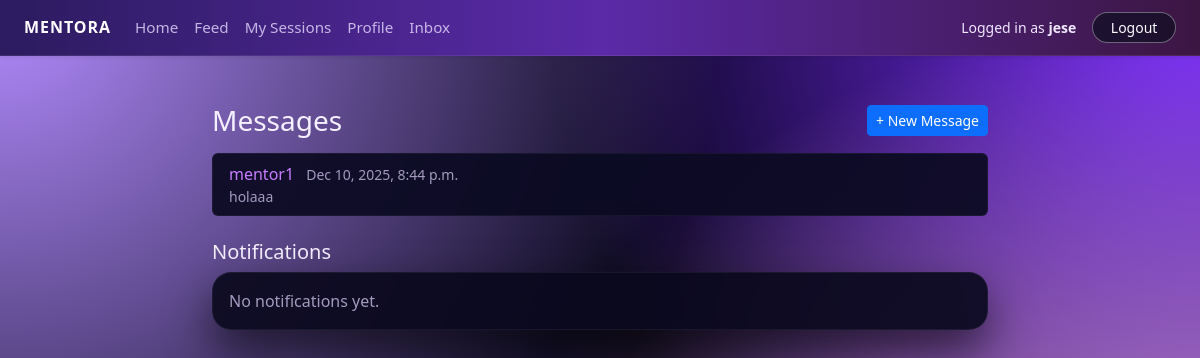
The page /inbox/ (signed in) on the database its author committed.
### core/models.py (models this page shows, shortened)
class Message(models.Model):
    sender = models.ForeignKey(
        Profile,
        on_delete=models.CASCADE,
        related_name="messages_sent",
    )
    recipient = models.ForeignKey(
        Profile,
        on_delete=models.CASCADE,
        related_name="messages_received",
    )
    content = models.TextField()
    sent_at = models.DateTimeField(auto_now_add=True)
    is_read = models.BooleanField(default=False)

class Profile(models.Model):
    ROLE_CHOICES = [
        ("MENTOR", "Mentor"),
        ("MENTEE", "Mentee"),
    ]
    user = models.OneToOneField(
        settings.AUTH_USER_MODEL,
        on_delete=models.CASCADE,
        related_name="profile",
    )
    role = models.CharField(max_length=10, choices=ROLE_CHOICES)
    public_id = models.CharField(
        max_length=10,
        unique=True,
        editable=False,
        blank=True,
        null=True,
    )
    bio = models.TextField(blank=True)
    skills = models.CharField(
        max_length=255,
        blank=True,
        help_text="Comma-separated skills, e.g. Python, Data Science, Resume Review",
    )
    hourly_rate = models.DecimalField(
        max_digits=6,
        decimal_places=2,
        null=True,
        blank=True,
        help_text="Only for mentors",
    )
    photo = models.ImageField(
        upload_to="profiles/",
        blank=True,
        null=True,
    )

### core/views.py (the view, shortened to what this page needs)
# urls.py: path("inbox/", views.inbox, name="inbox"),
@login_required
def inbox(request):
    profile = request.user.profile
    all_msgs = (
        Message.objects.filter(
            Q(sender=profile) | Q(recipient=profile)
        )
        .select_related("sender__user", "recipient__user")
        .order_by("-sent_at")
    )
    threads = []
    seen_partner_ids = set()
    for msg in all_msgs:
        other = msg.recipient if msg.sender == profile else msg.sender
        if other.id in seen_partner_ids:
            continue
        seen_partner_ids.add(other.id)
        msg.other = other
        threads.append(msg)
    if profile.role == "MENTEE":
        contacts = (
            Profile.objects
            .filter(
                id__in=Follow.objects.filter(follower=profile)
                                      .values_list("mentor_id", flat=True)
            )
            .select_related("user")
        )
    notifications = (
        Notification.objects
        .filter(recipient=profile)
        .order_by("-created_at")[:20]
    )
    unread_count = Notification.objects.filter(recipient=profile, is_read=False).count()
    return render(
        request,
        "core/inbox.html",
        {
            "threads": threads,   # <- use threads instead of raw messages
            "contacts": contacts,
        },
    )

### templates/core/inbox.html (shortened to what this page needs)
{% extends "base.html" %}
{% block content %}
<div class="container mt-4" style="max-width: 800px;">
  <div class="d-flex justify-content-between align-items-center mb-3">
    <h1 class="h3 mb-0">Messages</h1>
    {% if contacts %}
      <button class="btn btn-primary btn-sm"
              type="button"
              data-bs-toggle="collapse"
              data-bs-target="#newMessageCollapse"
              aria-expanded="false"
              aria-controls="newMessageCollapse">
        + New Message
      </button>
    {% endif %}
  </div>
  {% if threads %}
    <ul class="list-group mb-4">
      {% for t in threads %}
        <li class="list-group-item">
          <a href="{% url 'conversation' t.other.id %}">
            {{ t.other.user.username }}
          </a>
          <span class="text-muted small ms-2">
            {{ t.sent_at|date:"M d, Y, g:i a" }}
          </span>
          <div class="small text-muted">
            {{ t.content|truncatechars:80 }}
          </div>
        </li>
      {% endfor %}
    </ul>
  {% else %}
    <p class="mb-4">No messages yet.</p>
  {% endif %}
  <div class="mt-2">
    <div class="d-flex justify-content-between align-items-center mb-2">
      <h5 class="mb-0">Notifications</h5>
    </div>
    <div class="card">
      <div class="card-body p-0">
        {% if notifications %}
          <ul class="list-group list-group-flush">
            {% for n in notifications %}
              <li class="list-group-item">
                <div class="d-flex justify-content-between">
                  <div>
                    <div class="fw-semibold">
                      {% if n.link %}
                        <a href="{{ n.link }}" class="text-decoration-none">
                          {{ n.title }}
                        </a>
                      {% else %}
                        {{ n.title }}
                      {% endif %}
                      {% if not n.is_read %}
                        <span class="badge bg-success ms-2">new</span>
                      {% endif %}
                    </div>
                    <div class="small text-muted">
                      {{ n.message }}
                    </div>
                  </div>
                  <div class="small text-muted ms-3 text-end" style="white-space:nowrap;">
                    {{ n.created_at|date:"M d, Y g:i a" }}
                  </div>
                </div>
              </li>
            {% endfor %}
          </ul>
        {% else %}
          <div class="p-3 text-muted">
            No notifications yet.
          </div>
        {% endif %}
      </div>
    </div>
  </div>
</div>
{% endblock %}

### templates/base.html (shortened to what this page needs)
{% load static %}
<!DOCTYPE html>
<html lang="en">
<head>
    <link
      href="https://cdn.jsdelivr.net/npm/bootstrap@5.3.3/dist/css/bootstrap.min.css"
      rel="stylesheet">
    <link rel="stylesheet" href="{% static 'core/styles.css' %}">
</head>
<body class="mentora-body">
<header>
  <nav class="navbar navbar-expand-lg mentora-nav shadow-sm">
    <div class="container-fluid px-4">
      <a class="navbar-brand mentora-brand" href="{% url 'home' %}">
        Mentora
      </a>
      <div class="collapse navbar-collapse" id="mainNavbar">
        {% if user.is_authenticated %}
          <ul class="navbar-nav me-auto mb-2 mb-lg-0">
            <li class="nav-item">
              <a href="{% url 'dashboard' %}" class="nav-link">Home</a>
            </li>
            <li class="nav-item">
              <a href="{% url 'feed' %}" class="nav-link">Feed</a>
            </li>
            <li class="nav-item">
              <a href="{% url 'my_sessions' %}" class="nav-link">My Sessions</a>
            </li>
            <li class="nav-item">
              <a href="{% url 'profile' %}" class="nav-link">Profile</a>
            </li>
            <li class="nav-item">
              <a href="{% url 'inbox' %}" class="nav-link">Inbox</a>
            </li>
          </ul>
          <div class="d-flex align-items-center ms-auto gap-3">
            <span class="mentora-user-label small">
              Logged in as <strong>{{ user.username }}</strong>
            </span>
            <a href="{% url 'logout_custom' %}" class="btn btn-sm mentora-btn-ghost">
              Logout
            </a>
          </div>
        {% endif %}
      </div>
    </div>
  </nav>
</header>
<main class="mentora-main py-4">
  {% block content %}{% endblock %}
</main>
</body>
</html>

### static/core/styles.css (style rules this page uses)
.mentora-body { min-height: 100vh; margin: 0; background: radial-gradient(circle at top left, #b38cff 0, transparent 50%), radial-gradient(circle at bottom right, #ffb6ff 0, transparent 55%), radial-gradient(circle at top right, #7b2cff 0, transparent 45%), #050415; color: #f5f0ff; font-family: system-ui, -apple-system, BlinkMacSystemFont, "SF Pro Text", "Segoe UI", sans-serif; }
.mentora-main { color: #f5f0ff; }
.mentora-nav { background: linear-gradient(90deg, #2b1b5f, #5b2aa8, #3c1642); border-bottom: 1px solid rgba(255, 255, 255, 0.08); }
.mentora-brand { font-weight: 700; letter-spacing: 0.06em; text-transform: uppercase; font-size: 1rem; color: #fdfbff !important; }
.mentora-nav .nav-link { color: #e7dbff !important; font-size: 0.95rem; opacity: 0.8; transition: opacity 0.2s ease, transform 0.15s ease; }
.mentora-user-label { color: #f0e7ff; }
.mentora-btn-ghost { border-radius: 999px; border: 1px solid rgba(255, 255, 255, 0.35); background: rgba(15, 15, 35, 0.7); color: #fdfbff !important; padding-inline: 1.1rem; transition: background 0.15s ease, transform 0.15s ease, border-color 0.15s ease; }
.card { background: rgba(10, 9, 30, 0.92); border-radius: 1.2rem; border: 1px solid rgba(255, 255, 255, 0.05); box-shadow: 0 20px 45px rgba(0, 0, 0, 0.6), 0 0 0 1px rgba(255, 255, 255, 0.01); backdrop-filter: blur(16px); color: #f5f0ff; }
.text-muted { color: rgba(228, 215, 255, 0.7) !important; }
a { color: #c77dff; text-decoration: none; }
.list-group-item { background-color: rgba(12, 11, 35, 0.95); border-color: rgba(255, 255, 255, 0.05); color: #f5f0ff; }

### rows shown on the page
Message: other.user.username "mentor1", sent_at "Dec 10, 2025, 8:44 p.m.", content "holaaa"

### other values the page prints
{{ user.username }} "jese"
